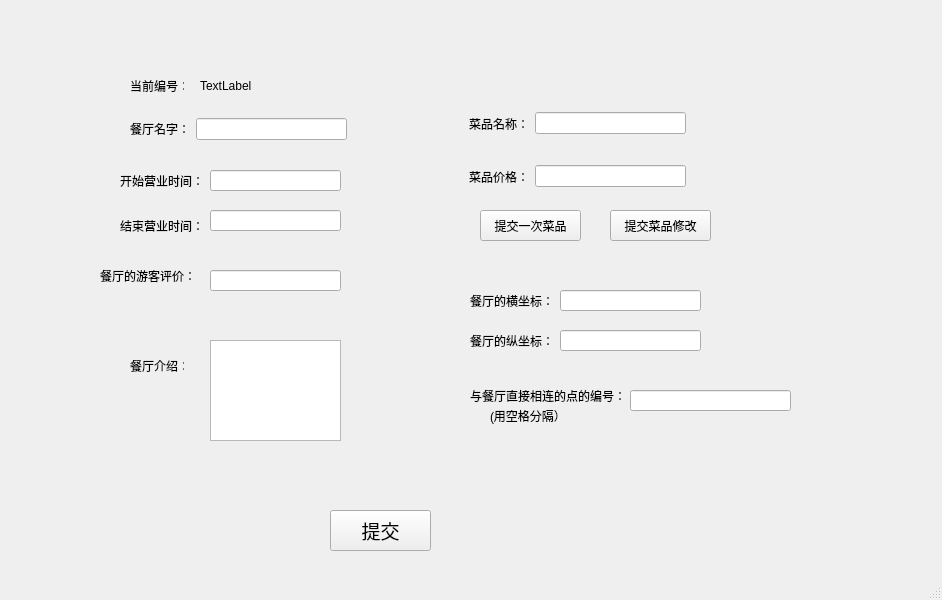
<?xml version="1.0" encoding="UTF-8"?>
<ui version="4.0">
 <class>inRenut</class>
 <widget class="QMainWindow" name="inRenut">
  <property name="geometry">
   <rect>
    <x>0</x>
    <y>0</y>
    <width>942</width>
    <height>600</height>
   </rect>
  </property>
  <property name="windowTitle">
   <string>MainWindow</string>
  </property>
  <widget class="QWidget" name="centralwidget">
   <widget class="QWidget" name="widget" native="true">
    <property name="geometry">
     <rect>
      <x>160</x>
      <y>40</y>
      <width>78</width>
      <height>30</height>
     </rect>
    </property>
    <layout class="QHBoxLayout" name="horizontalLayout"/>
   </widget>
   <widget class="QWidget" name="widget_3" native="true">
    <property name="geometry">
     <rect>
      <x>130</x>
      <y>110</y>
      <width>217</width>
      <height>38</height>
     </rect>
    </property>
    <layout class="QHBoxLayout" name="horizontalLayout_3">
     <item>
      <widget class="QLabel" name="label_2">
       <property name="text">
        <string>餐厅名字：</string>
       </property>
      </widget>
     </item>
     <item>
      <widget class="QLineEdit" name="renut_name"/>
     </item>
    </layout>
   </widget>
   <widget class="QLabel" name="label_3">
    <property name="geometry">
     <rect>
      <x>130</x>
      <y>360</y>
      <width>54</width>
      <height>12</height>
     </rect>
    </property>
    <property name="text">
     <string>餐厅介绍：</string>
    </property>
   </widget>
   <widget class="QTextEdit" name="renut_info">
    <property name="geometry">
     <rect>
      <x>210</x>
      <y>340</y>
      <width>131</width>
      <height>101</height>
     </rect>
    </property>
   </widget>
   <widget class="QLineEdit" name="renut_start">
    <property name="geometry">
     <rect>
      <x>210</x>
      <y>170</y>
      <width>131</width>
      <height>21</height>
     </rect>
    </property>
   </widget>
   <widget class="QLabel" name="label_4">
    <property name="geometry">
     <rect>
      <x>120</x>
      <y>160</y>
      <width>81</width>
      <height>41</height>
     </rect>
    </property>
    <property name="text">
     <string>开始营业时间：</string>
    </property>
   </widget>
   <widget class="QLabel" name="label_5">
    <property name="geometry">
     <rect>
      <x>120</x>
      <y>210</y>
      <width>91</width>
      <height>31</height>
     </rect>
    </property>
    <property name="text">
     <string>结束营业时间：</string>
    </property>
   </widget>
   <widget class="QLineEdit" name="renut_end">
    <property name="geometry">
     <rect>
      <x>210</x>
      <y>210</y>
      <width>131</width>
      <height>21</height>
     </rect>
    </property>
   </widget>
   <widget class="QLabel" name="label_6">
    <property name="geometry">
     <rect>
      <x>100</x>
      <y>260</y>
      <width>111</width>
      <height>31</height>
     </rect>
    </property>
    <property name="text">
     <string>餐厅的游客评价：</string>
    </property>
   </widget>
   <widget class="QLineEdit" name="renut_comm">
    <property name="geometry">
     <rect>
      <x>210</x>
      <y>270</y>
      <width>131</width>
      <height>21</height>
     </rect>
    </property>
   </widget>
   <widget class="QPushButton" name="renut_submmit">
    <property name="geometry">
     <rect>
      <x>330</x>
      <y>510</y>
      <width>101</width>
      <height>41</height>
     </rect>
    </property>
    <property name="font">
     <font>
      <family>Arial</family>
      <pointsize>14</pointsize>
     </font>
    </property>
    <property name="text">
     <string>提交</string>
    </property>
   </widget>
   <widget class="QWidget" name="widget_4" native="true">
    <property name="geometry">
     <rect>
      <x>500</x>
      <y>20</y>
      <width>151</width>
      <height>38</height>
     </rect>
    </property>
    <layout class="QHBoxLayout" name="horizontalLayout_4"/>
   </widget>
   <widget class="QWidget" name="widget_7" native="true">
    <property name="geometry">
     <rect>
      <x>460</x>
      <y>100</y>
      <width>235</width>
      <height>100</height>
     </rect>
    </property>
    <layout class="QVBoxLayout" name="verticalLayout">
     <item>
      <widget class="QWidget" name="widget_5" native="true">
       <layout class="QHBoxLayout" name="horizontalLayout_5">
        <item>
         <widget class="QLabel" name="label_7">
          <property name="text">
           <string>菜品名称：</string>
          </property>
         </widget>
        </item>
        <item>
         <widget class="QLineEdit" name="renut_dish_name"/>
        </item>
       </layout>
      </widget>
     </item>
     <item>
      <widget class="QWidget" name="widget_6" native="true">
       <layout class="QHBoxLayout" name="horizontalLayout_6">
        <item>
         <widget class="QLabel" name="label_8">
          <property name="text">
           <string>菜品价格：</string>
          </property>
         </widget>
        </item>
        <item>
         <widget class="QLineEdit" name="renut_dish_money"/>
        </item>
       </layout>
      </widget>
     </item>
    </layout>
   </widget>
   <widget class="QPushButton" name="submmit_renut_dish">
    <property name="geometry">
     <rect>
      <x>610</x>
      <y>210</y>
      <width>101</width>
      <height>31</height>
     </rect>
    </property>
    <property name="text">
     <string>提交菜品修改</string>
    </property>
   </widget>
   <widget class="QPushButton" name="submit_one">
    <property name="geometry">
     <rect>
      <x>480</x>
      <y>210</y>
      <width>101</width>
      <height>31</height>
     </rect>
    </property>
    <property name="text">
     <string>提交一次菜品</string>
    </property>
   </widget>
   <widget class="QLabel" name="label_9">
    <property name="geometry">
     <rect>
      <x>470</x>
      <y>280</y>
      <width>101</width>
      <height>41</height>
     </rect>
    </property>
    <property name="text">
     <string>餐厅的横坐标：</string>
    </property>
   </widget>
   <widget class="QLineEdit" name="renut_x">
    <property name="geometry">
     <rect>
      <x>560</x>
      <y>290</y>
      <width>141</width>
      <height>21</height>
     </rect>
    </property>
   </widget>
   <widget class="QLabel" name="label_10">
    <property name="geometry">
     <rect>
      <x>470</x>
      <y>330</y>
      <width>91</width>
      <height>21</height>
     </rect>
    </property>
    <property name="text">
     <string>餐厅的纵坐标：</string>
    </property>
   </widget>
   <widget class="QLineEdit" name="renut_y">
    <property name="geometry">
     <rect>
      <x>560</x>
      <y>330</y>
      <width>141</width>
      <height>21</height>
     </rect>
    </property>
   </widget>
   <widget class="QLabel" name="label_11">
    <property name="geometry">
     <rect>
      <x>470</x>
      <y>370</y>
      <width>161</width>
      <height>51</height>
     </rect>
    </property>
    <property name="text">
     <string>与餐厅直接相连的点的编号：</string>
    </property>
   </widget>
   <widget class="QLineEdit" name="renut_direct_num">
    <property name="geometry">
     <rect>
      <x>630</x>
      <y>390</y>
      <width>161</width>
      <height>21</height>
     </rect>
    </property>
   </widget>
   <widget class="QLabel" name="label_12">
    <property name="geometry">
     <rect>
      <x>490</x>
      <y>400</y>
      <width>141</width>
      <height>31</height>
     </rect>
    </property>
    <property name="text">
     <string>(用空格分隔）</string>
    </property>
   </widget>
   <widget class="QLabel" name="label">
    <property name="geometry">
     <rect>
      <x>130</x>
      <y>80</y>
      <width>54</width>
      <height>12</height>
     </rect>
    </property>
    <property name="text">
     <string>当前编号：</string>
    </property>
   </widget>
   <widget class="QLabel" name="label_13">
    <property name="geometry">
     <rect>
      <x>200</x>
      <y>80</y>
      <width>54</width>
      <height>12</height>
     </rect>
    </property>
    <property name="text">
     <string>TextLabel</string>
    </property>
   </widget>
  </widget>
  <widget class="QMenuBar" name="menubar">
   <property name="geometry">
    <rect>
     <x>0</x>
     <y>0</y>
     <width>942</width>
     <height>23</height>
    </rect>
   </property>
  </widget>
  <widget class="QStatusBar" name="statusbar"/>
 </widget>
 <resources/>
 <connections/>
</ui>
